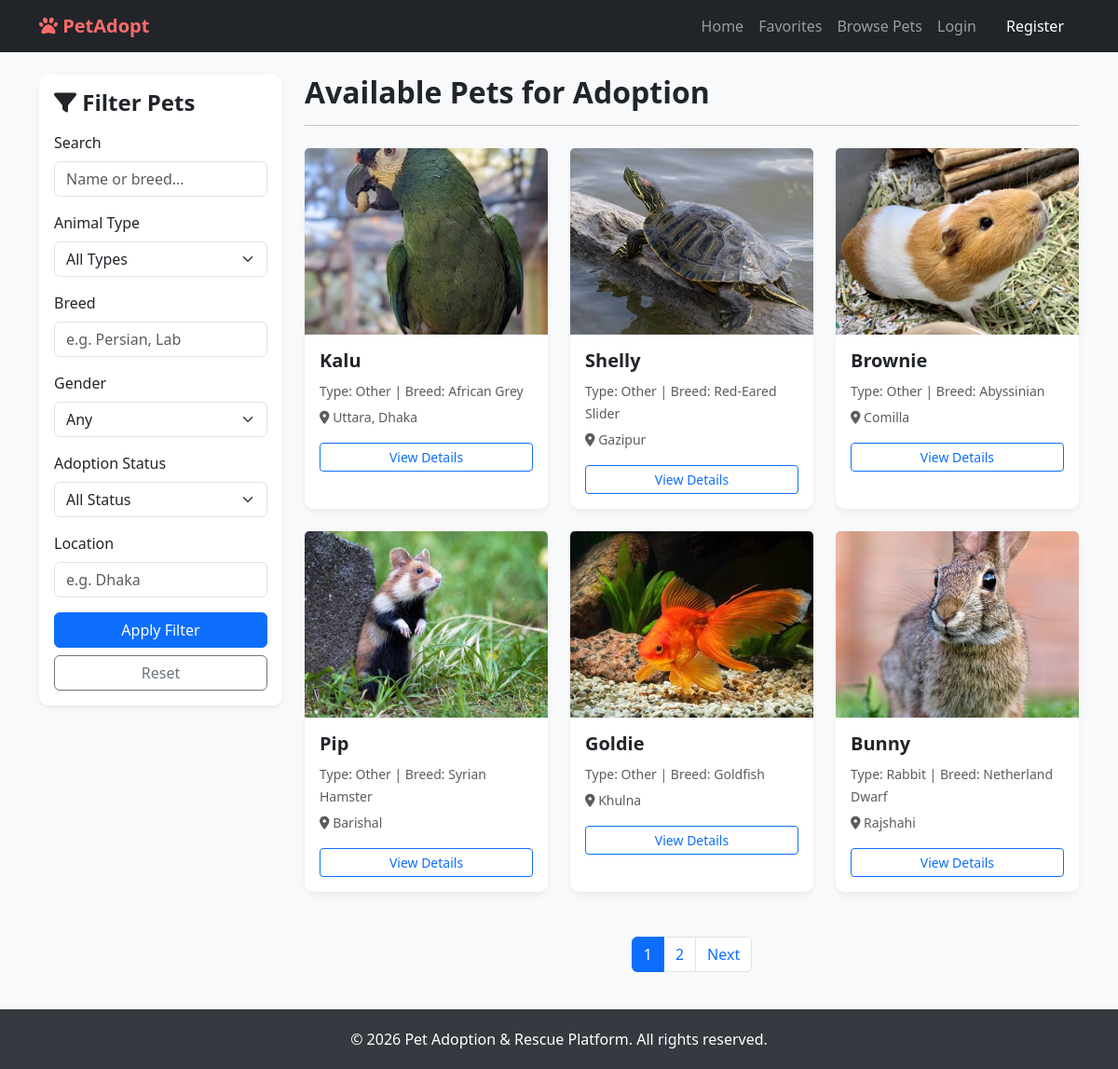
/pets/, run on the app's committed database.
### pets/models.py (models this page shows, shortened)
class Pet(models.Model):
    ANIMAL_TYPES = (
        ('Dog', 'Dog'),
        ('Cat', 'Cat'),
        ('Bird', 'Bird'),
        ('Rabbit', 'Rabbit'),
        ('Other', 'Other'),
    )
    GENDER_CHOICES = (
        ('Male', 'Male'),
        ('Female', 'Female'),
    )
    STATUS_CHOICES = (
        ('Available', 'Available'),
        ('Adopted', 'Adopted'),
    )
    name = models.CharField(max_length=100)
    animal_type = models.CharField(max_length=50, choices=ANIMAL_TYPES)
    breed = models.CharField(max_length=100)
    age = models.CharField(max_length=50)
    gender = models.CharField(max_length=20, choices=GENDER_CHOICES)
    location = models.CharField(max_length=100)
    description = models.TextField()
    image = models.ImageField(upload_to='pet_images/')
    status = models.CharField(max_length=20, choices=STATUS_CHOICES, default='Available')
    created_at = models.DateTimeField(auto_now_add=True)

### pets/views.py (the view)
# urls.py: path('pets/', pet_list_view, name='pet_list'),
def pet_list_view(request):
    pets = Pet.objects.all().order_by('-created_at')
    query = request.GET.get('search')
    animal_type = request.GET.get('animal_type')
    gender = request.GET.get('gender')
    location = request.GET.get('location')
    status = request.GET.get('status')
    breed = request.GET.get('breed')
    if query:
        pets = pets.filter(name__icontains=query) | pets.filter(breed__icontains=query)
    if animal_type:
        pets = pets.filter(animal_type=animal_type)
    if gender:
        pets = pets.filter(gender=gender)
    if location:
        pets = pets.filter(location__icontains=location)
    if status:
        pets = pets.filter(status=status)
    if breed:
        pets = pets.filter(breed__icontains=breed)
    paginator = Paginator(pets, 6)
    page_number = request.GET.get('page')
    page_obj = paginator.get_page(page_number)
    context = {
        'pets': page_obj,
    }
    return render(request, 'pet_list.html', context)

### templates/pet_list.html (shortened to what this page needs)
{% extends 'base.html' %}
{% block content %}
<div class="row">
    <div class="col-lg-3 mb-4">
        <div class="card p-3 shadow-sm">
            <h4 class="fw-bold mb-3"><i class="fas fa-filter"></i> Filter Pets</h4>
            <form method="GET" action="{% url 'pet_list' %}">
                <div class="mb-3">
                    <label class="form-label">Search</label>
                    <input type="text" name="search" class="form-control" placeholder="Name or breed..." value="{{ request.GET.search }}">
                </div>
                <div class="mb-3">
                    <label class="form-label">Animal Type</label>
                    <select name="animal_type" class="form-select">
                        <option value="">All Types</option>
                    </select>
                </div>
                <div class="mb-3">
                    <label class="form-label">Breed</label>
                    <input type="text" name="breed" class="form-control" placeholder="e.g. Persian, Lab" value="{{ request.GET.breed }}">
                </div>
                <div class="mb-3">
                    <label class="form-label">Gender</label>
                    <select name="gender" class="form-select">
                        <option value="">Any</option>
                    </select>
                </div>
                <div class="mb-3">
                    <label class="form-label">Adoption Status</label>
                    <select name="status" class="form-select">
                        <option value="">All Status</option>
                    </select>
                </div>
                <div class="mb-3">
                    <label class="form-label">Location</label>
                    <input type="text" name="location" class="form-control" placeholder="e.g. Dhaka" value="{{ request.GET.location }}">
                </div>
                <button type="submit" class="btn btn-primary w-100">Apply Filter</button>
                <a href="{% url 'pet_list' %}" class="btn btn-outline-secondary w-100 mt-2">Reset</a>
            </form>
        </div>
    </div>
    <div class="col-lg-9">
        <h2 class="fw-bold mb-3">Available Pets for Adoption</h2>
        <hr class="mb-4">
        <div class="row row-cols-1 row-cols-md-3 g-4">
            {% for pet in pets %}
            <div class="col">
                <div class="card h-100">
                    {% if pet.image %}
                        <img src="{{ pet.image.url }}" class="card-img-top" alt="{{ pet.name }}" style="height: 200px; object-fit: cover;">
                    {% else %}
                        <img src="https://via.placeholder.com/300x200?text=No+Image" class="card-img-top" alt="No image">
                    {% endif %}
                    <div class="card-body">
                        <h5 class="card-title fw-bold">{{ pet.name }}</h5>
                        <p class="card-text text-muted mb-1"><small>Type: {{ pet.animal_type }} | Breed: {{ pet.breed }}</small></p>
                        <p class="card-text text-muted mb-3"><small><i class="fas fa-map-marker-alt"></i> {{ pet.location }}</small></p>
                        <a href="{% url 'pet_detail' pet.pk %}" class="btn btn-outline-primary btn-sm w-100">View Details</a>
                    </div>
                </div>
            </div>
            {% empty %}
            <div class="col-12 text-center py-5">
                <h4 class="text-muted">No pets found matching your criteria.</h4>
            </div>
            {% endfor %}
        </div>
        {% if pets.has_other_pages %}
        <nav aria-label="Page navigation" class="mt-5">
            <ul class="pagination justify-content-center">
                {% for num in pets.paginator.page_range %}
                    <li class="page-item {% if pets.number == num %}active{% endif %}">
                        <a class="page-link" href="?page={{ num }}">{{ num }}</a>
                    </li>
                {% endfor %}
                {% if pets.has_next %}
                    <li class="page-item">
                        <a class="page-link" href="?page={{ pets.next_page_number }}">Next</a>
                    </li>
                {% endif %}
            </ul>
        </nav>
        {% endif %}
    </div>
</div>
{% endblock %}

### templates/base.html (shortened to what this page needs)
<!DOCTYPE html>
<html lang="en">
<head>
    <link href="https://cdn.jsdelivr.net/npm/bootstrap@5.3.0/dist/css/bootstrap.min.css" rel="stylesheet">
    <link rel="stylesheet" href="https://cdnjs.cloudflare.com/ajax/libs/font-awesome/6.4.0/css/all.min.css">
</head>
<body>
    <nav class="navbar navbar-expand-lg navbar-dark bg-dark sticky-top">
        <div class="container">
            <a class="navbar-brand" href="{% url 'home' %}"><i class="fas fa-paw"></i> PetAdopt</a>
            <div class="collapse navbar-collapse" id="navbarNav">
                <ul class="navbar-nav ms-auto align-items-center">
                    <li class="nav-item"><a class="nav-link" href="{% url 'home' %}">Home</a></li>
                    <li class="nav-item"><a class="nav-link" href="{% url 'favorite_list' %}">Favorites</a></li>
                    <li class="nav-item"><a class="nav-link" href="{% url 'pet_list' %}">Browse Pets</a></li>
                    {% if user.is_authenticated %}
                        <li class="nav-item"><a class="nav-link btn btn-outline-light text-dark bg-white ms-2 px-3" href="{% url 'user_dashboard' %}">Dashboard</a></li>
                        <li class="nav-item"><a class="nav-link text-danger ms-2" href="{% url 'logout' %}">Logout</a></li>
                    {% else %}
                        <li class="nav-item"><a class="nav-link" href="{% url 'login' %}">Login</a></li>
                        <li class="nav-item"><a class="nav-link btn btn-primary text-white ms-2 px-3" href="{% url 'register' %}">Register</a></li>
                    {% endif %}
                </ul>
            </div>
        </div>
    </nav>
    <main class="container my-4 main-content">
        {% block content %}
        {% endblock %}
    </main>
    <footer class="footer text-center">
        <div class="container">
            <p class="mb-0">&copy; 2026 Pet Adoption & Rescue Platform. All rights reserved.</p>
        </div>
    </footer>
</body>
</html>

### templates/base.html (style rules this page uses)
html, body { height: 100%; margin: 0; }
body { background-color: #f8f9fa; font-family: 'Segoe UI', Tahoma, Geneva, Verdana, sans-serif; display: flex; flex-direction: column; min-height: 100vh; }
.navbar-brand { font-weight: bold; color: #ff6b6b !important; }
.card { transition: transform 0.2s; border: none; border-radius: 10px; box-shadow: 0 4px 6px rgba(0,0,0,0.05); }
.main-content { flex: 1; }
.footer { background-color: #343a40; color: white; padding: 20px 0; margin-top: auto; }

### data on the page
Pet: image (picture), name "Kalu", animal_type "Other", breed "African Grey", location "Uttara, Dhaka"
Pet: image (picture), name "Shelly", animal_type "Other", breed "Red-Eared Slider", location "Gazipur"
Pet: image (picture), name "Brownie", animal_type "Other", breed "Abyssinian", location "Comilla"
Pet: image (picture), name "Pip", animal_type "Other", breed "Syrian Hamster", location "Barishal"
Pet: image (picture), name "Goldie", animal_type "Other", breed "Goldfish", location "Khulna"
Pet: image (picture), name "Bunny", animal_type "Rabbit", breed "Netherland Dwarf", location "Rajshahi"

### other printed values
{{ num }} "1" "2"
